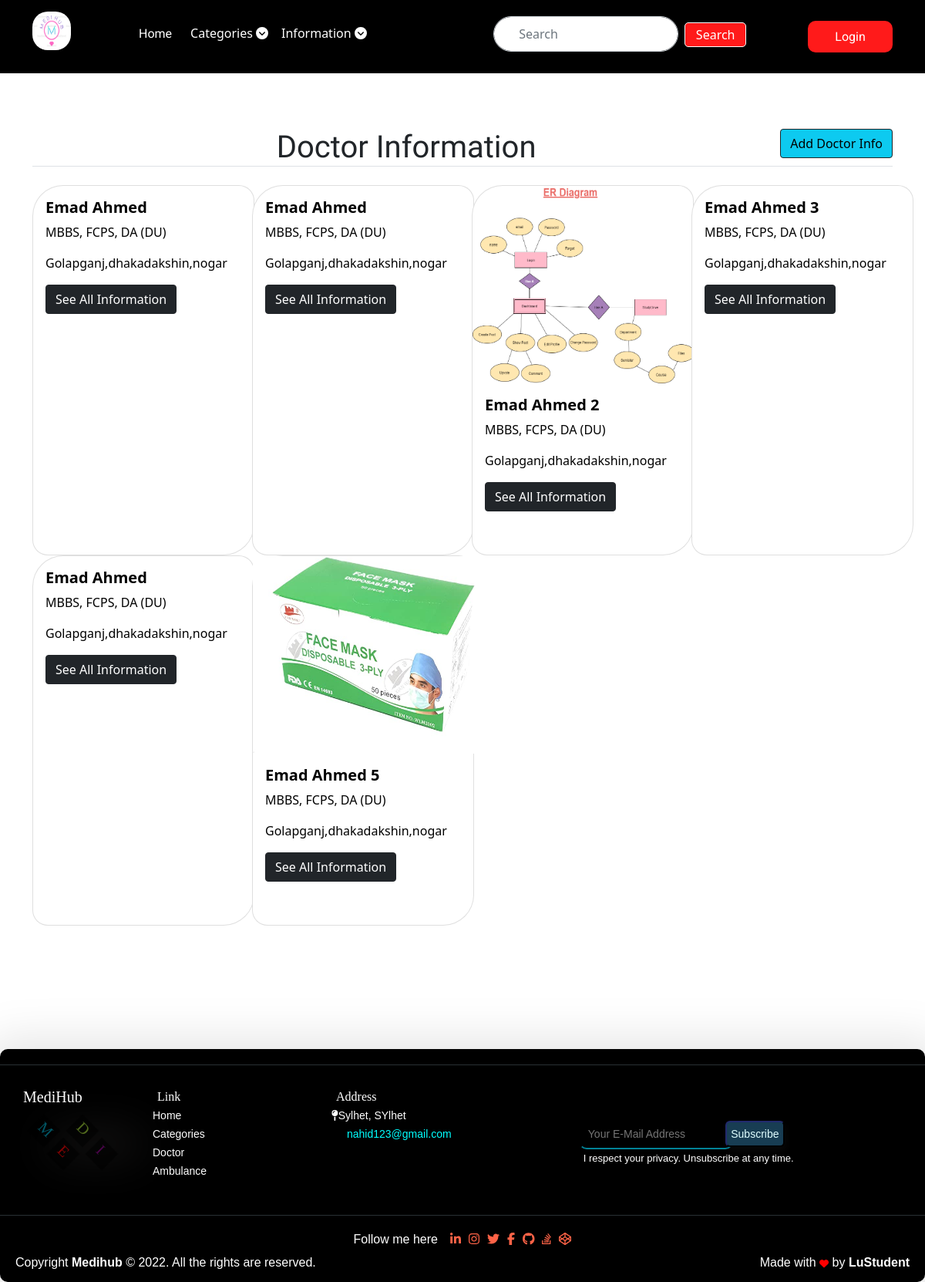
The app's page /doctor/, older data.
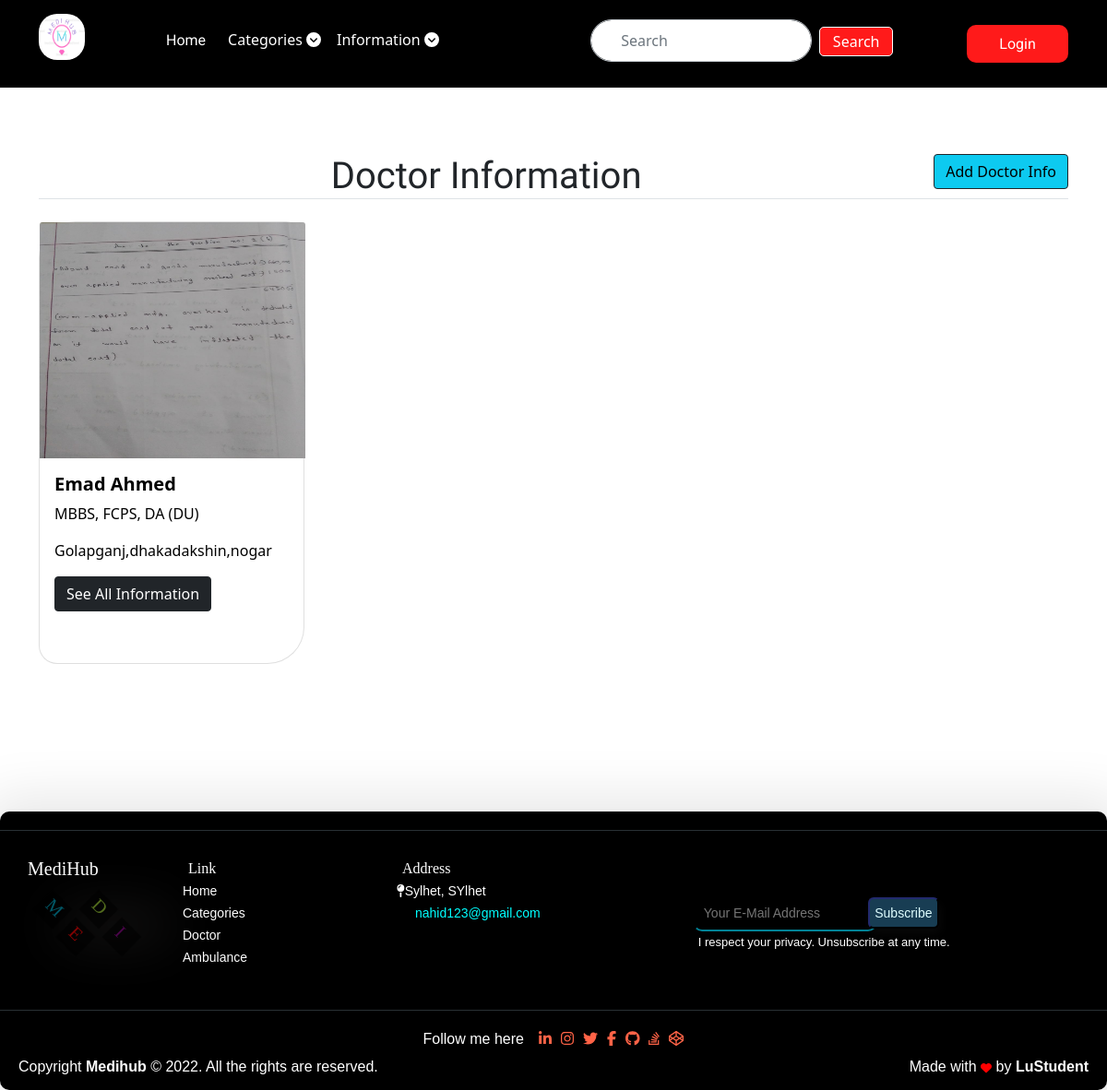
The same page, newer data.
### mediapp/models.py (models this page shows, shortened)
class DoctorInfo(models.Model):
    name = models.CharField(max_length=100)
    qualification = models.CharField(max_length=200)
    specialist = models.CharField(max_length=200, blank=True)
    chamber = models.CharField(max_length=300)
    chamber_address = models.CharField(max_length=300)
    serial_number = models.CharField(max_length=50)
    visiting_hour = models.CharField(max_length=200)
    new_patient_fee = models.IntegerField(blank=True, null=True)
    old_patient_fee = models.IntegerField(blank=True, null=True)
    report_checking_fee = models.IntegerField(blank=True,  null=True)
    doctor_img = models.ImageField(
        upload_to='doctorimg',  blank=True, null=True)
    city = models.CharField(
        max_length=50, choices=STATE_CHOICES, default="Dhaka")

### mediapp/views.py (the view)
# urls.py: path('doctor/', views.doctor, name='doctor'),
def doctor(request):
    doctor_info = DoctorInfo.objects.all()
    if request.user.is_authenticated:
        cart = Cart.objects.filter(user=request.user)
        return render(request, 'app/doctor.html', {'tcart': cart, 'doctor_info': doctor_info})
    return render(request, 'app/doctor.html', {'doctor_info': doctor_info})

### mediapp/templates/app/doctor.html (shortened to what this page needs)
{% extends 'app/base.html' %} <br />
{% load static %} <br />
{% block main-content %}
<div class="container">
  <div class="float-end">
    <a href="{% url 'add_doctor' %}" class="btn btn-info border-1 border-dark"
      >Add Doctor Info</a
    >
  </div>
  <h1 class="text-center text-dark mt-4 mb-4 border-bottom">
    Doctor Information
  </h1>
  <div class="row">
    {% for doctor in doctor_info %}
    <div class="col-lg-3">
      <div class="card" style="width: 18rem; height: 30rem">
        {% if doctor.doctor_img %}
        <img src="{{doctor.doctor_img.url}}" class="card-img-top" alt="..." />
        {% endif %}
        <div class="card-body">
          <h5 class="card-title fw-bold">{{doctor.name}}</h5>
          <p class="card-text textp">{{doctor.qualification}}</p>
          <p>{{doctor.chamber_address}}</p>
          <a
            href="{% url 'doctor_details' doctor.id %}"
            class="btn btn-dark border-1"
            >See All Information</a
          >
        </div>
      </div>
    </div>
    {% endfor %}
  </div>
</div>
{% endblock main-content %}

Row changes from the older to the newer data that the page shows:
removed DoctorInfo: name "Emad Ahmed", qualification "MBBS, FCPS, DA (DU)", chamber_address "Golapganj,dhakadakshin,nogar"
removed DoctorInfo: doctor_img (picture), name "Emad Ahmed 2", qualification "MBBS, FCPS, DA (DU)", chamber_address "Golapganj,dhakadakshin,nogar"
removed DoctorInfo: name "Emad Ahmed 3", qualification "MBBS, FCPS, DA (DU)", chamber_address "Golapganj,dhakadakshin,nogar"
removed DoctorInfo: name "Emad Ahmed", qualification "MBBS, FCPS, DA (DU)", chamber_address "Golapganj,dhakadakshin,nogar"
removed DoctorInfo: doctor_img (picture), name "Emad Ahmed 5", qualification "MBBS, FCPS, DA (DU)", chamber_address "Golapganj,dhakadakshin,nogar"
changed DoctorInfo "Emad Ahmed": doctor_img: picture added
